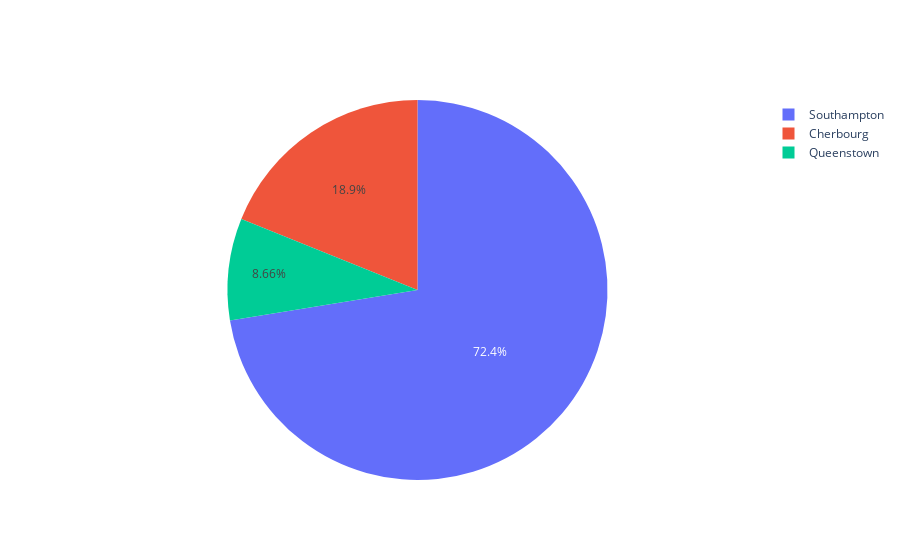

Here is the notebook cell this chart was saved with:
### Code cell
# ваш код тут
genre_counts = titanic.groupby('embark_town').size()
fig = go.Figure(data=[go.Pie(labels=genre_counts.index, values=genre_counts.values)])
fig.show()

### Figure 1 — Plotly figure (JSON) as saved in the notebook; plotly's stock layout.template omitted (floating-point values rounded to 4 significant figures)
{"data": [{"labels": ["Cherbourg", "Queenstown", "Southampton"], "type": "pie", "values": [168, 77, 644]}], "layout": {}}
